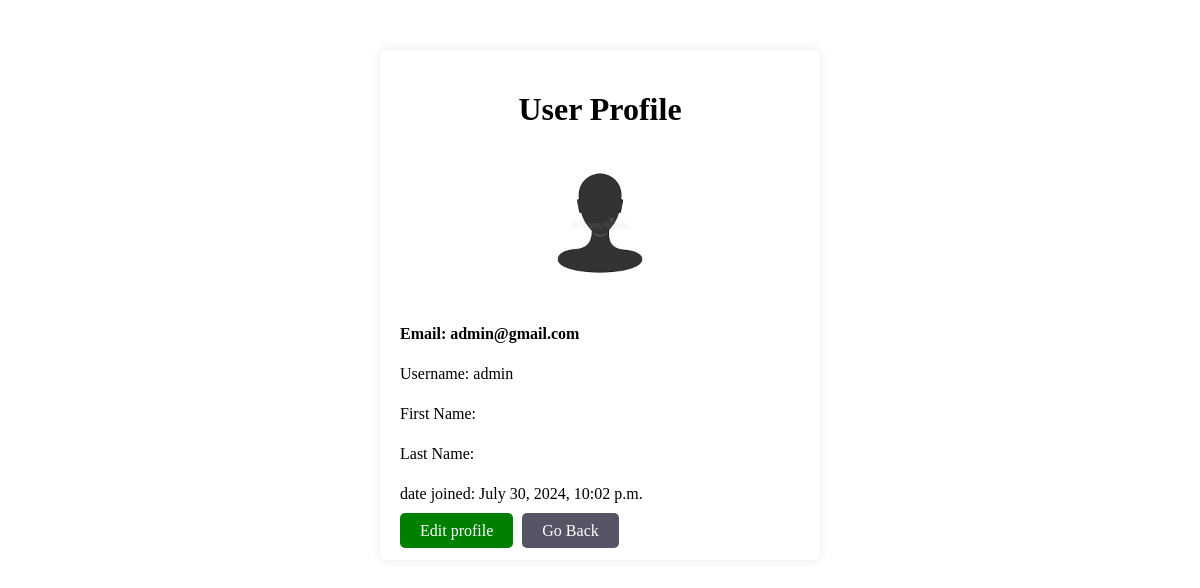
The page /authe/profile/ (signed in) on the database its author committed.
### authe/models.py (models this page shows, shortened)
class CustomUser(AbstractBaseUser, PermissionsMixin):
    username_validator = UnicodeUsernameValidator()
    username = models.CharField(
        _("username"), #this is used for translation; helps users in different lan
        max_length=150,
        default=None,
        unique=True,
        null=False,
        blank=False,
        help_text=(
            "Required. 150 characters or fewer. Letters, digits and @/./+/-/_ only."
        ),
        error_messages={
            "unique": ("A user with that username already exists."),
        },
    )
    first_name = models.CharField(_("first name"), max_length=150, blank=True)
    last_name = models.CharField(_("last name"), max_length=150, blank=True)
    email = models.EmailField(_("email address"), blank=True, unique=False)
    is_staff = models.BooleanField(
        _("staff status"),
        default=False,
        help_text=_("Designates whether the user can log into this admin site."),
    )
    is_active = models.BooleanField(
        _("active"),
        default=True,
        help_text=_(
            "Designates whether this user should be treated as active. "
            "Unselect this instead of deleting accounts."
        ),
    )
    date_joined = models.DateTimeField(_("date joined"), default=timezone.now)
    objects = CustomUserManager()
    USERNAME_FIELD = "username"
    REQUIRED_FIELDS = ['email']

### authe/views.py (the view)
# urls.py: path('profile/', profile, name="profile"),
@login_required(login_url='authe:login')
def profile(request):
    return render(request, 'authe/profile.html', {})

### templates/authe/profile.html (shortened to what this page needs)
{% load static %}
<!DOCTYPE html>
<html lang="en">
<head>
    <link rel="stylesheet" href="{% static 'authe/css/profile.css' %}">
</head>
<body>
    <div class="profile-container">
        <h1>User Profile</h1>
        <div class="profile-image">
            <img src="{% static 'authe/images/images.png' %}" alt="">
        </div>
        <div class="profile-info">
            <p>Email: {{ user.email }}</p>
            <p>Username: {{ user.username }}</p>
            <p>First Name: {{ user.first_name }}</p>
            <p>Last Name: {{ user.last_name }}</p>
            <p>date joined: {{ user.date_joined }}</p>
        </div>
        <a style="text-decoration:none;padding:9px 20px; border-radius:5px;background-color: green;color:white" href="{% url 'authe:edit_profile' %}">Edit profile</a>
        <a style="text-decoration:none;padding:9px 20px; border-radius:5px;background-color: rgb(85, 85, 101);color:white; margin-left:5px;" href="{% url 'authe:home' %}">Go Back</a>
    </div>
</body>
</html>

### static/authe/css/profile.css (style rules this page uses)
.profile-container { max-width: 400px; margin: 50px auto; padding: 20px; background-color: #fff; border-radius: 5px; box-shadow: 0px 0px 10px rgba(0, 0, 0, 0.1); }
.profile-container h1 { text-align: center; margin-bottom: 20px; }
.profile-info { line-height: 1.5; }
.profile-info p:first-child { font-weight: bold; }
.profile-image { text-align: center; margin-bottom: 20px; }
.profile-image img { max-width: 150px; height: auto; border-radius: 50%; }

### rows shown on the page
CustomUser: email "admin@gmail.com", username "admin", date_joined "July 30, 2024, 10:02 p.m."
